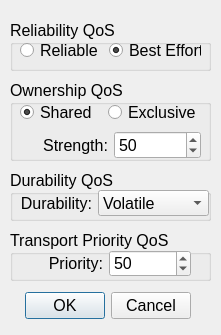
<?xml version="1.0" encoding="UTF-8"?>
<ui version="4.0">
<class>WriterQoS</class>
<widget class="QDialog" name="WriterQoS">
<property name="windowModality">
<enum>Qt::ApplicationModal</enum>
</property>
<property name="geometry">
<rect>
<x>0</x>
<y>0</y>
<width>221</width>
<height>335</height>
</rect>
</property>
<property name="windowTitle">
<string>Writer QoS</string>
</property>
<widget class="QDialogButtonBox" name="buttonBox">
<property name="geometry">
<rect>
<x>20</x>
<y>290</y>
<width>171</width>
<height>32</height>
</rect>
</property>
<property name="font">
<font>
<family>Lucida Grande</family>
<pointsize>12</pointsize>
</font>
</property>
<property name="orientation">
<enum>Qt::Horizontal</enum>
</property>
<property name="standardButtons">
<set>QDialogButtonBox::Cancel|QDialogButtonBox::Ok</set>
</property>
</widget>
<widget class="QGroupBox" name="groupBox">
<property name="geometry">
<rect>
<x>10</x>
<y>20</y>
<width>201</width>
<height>51</height>
</rect>
</property>
<property name="font">
<font>
<family>Lucida Grande</family>
<pointsize>12</pointsize>
</font>
</property>
<property name="title">
<string>Reliability QoS</string>
</property>
<widget class="QWidget" name="horizontalLayoutWidget">
<property name="geometry">
<rect>
<x>10</x>
<y>20</y>
<width>181</width>
<height>21</height>
</rect>
</property>
<property name="font">
<font>
<family>Lucida Grande</family>
<pointsize>12</pointsize>
</font>
</property>
<layout class="QHBoxLayout" name="horizontalLayout">
<item>
<widget class="QRadioButton" name="reliableRButt">
<property name="font">
<font>
<family>Lucida Grande</family>
<pointsize>12</pointsize>
</font>
</property>
<property name="text">
<string>Reliable</string>
</property>
<attribute name="buttonGroup">
<string>reliabilityButtonGroup</string>
</attribute>
</widget>
</item>
<item>
<widget class="QRadioButton" name="bestEffortRButt">
<property name="font">
<font>
<family>Lucida Grande</family>
<pointsize>12</pointsize>
</font>
</property>
<property name="text">
<string>Best Effort</string>
</property>
<property name="checked">
<bool>true</bool>
</property>
<attribute name="buttonGroup">
<string>reliabilityButtonGroup</string>
</attribute>
</widget>
</item>
</layout>
</widget>
</widget>
<widget class="QGroupBox" name="groupBox_2">
<property name="geometry">
<rect>
<x>10</x>
<y>80</y>
<width>201</width>
<height>81</height>
</rect>
</property>
<property name="font">
<font>
<family>Lucida Grande</family>
<pointsize>12</pointsize>
</font>
</property>
<property name="title">
<string>Ownership QoS</string>
</property>
<widget class="QWidget" name="verticalLayoutWidget">
<property name="geometry">
<rect>
<x>10</x>
<y>20</y>
<width>181</width>
<height>59</height>
</rect>
</property>
<property name="font">
<font>
<family>Lucida Grande</family>
<pointsize>12</pointsize>
</font>
</property>
<layout class="QVBoxLayout" name="verticalLayout">
<item>
<layout class="QHBoxLayout" name="horizontalLayout_3">
<item>
<widget class="QRadioButton" name="ownershipSharedRButt">
<property name="font">
<font>
<family>Lucida Grande</family>
<pointsize>12</pointsize>
</font>
</property>
<property name="text">
<string>Shared</string>
</property>
<property name="checked">
<bool>true</bool>
</property>
<attribute name="buttonGroup">
<string>ownershipButtonGroup</string>
</attribute>
</widget>
</item>
<item>
<widget class="QRadioButton" name="ownershipExclusiveRButt">
<property name="font">
<font>
<family>Lucida Grande</family>
<pointsize>12</pointsize>
</font>
</property>
<property name="text">
<string>Exclusive</string>
</property>
<attribute name="buttonGroup">
<string>ownershipButtonGroup</string>
</attribute>
</widget>
</item>
</layout>
</item>
<item>
<layout class="QHBoxLayout" name="horizontalLayout_2">
<item>
<widget class="QLabel" name="label">
<property name="font">
<font>
<family>Lucida Grande</family>
<pointsize>12</pointsize>
</font>
</property>
<property name="text">
<string>Strength:</string>
</property>
<property name="alignment">
<set>Qt::AlignRight|Qt::AlignTrailing|Qt::AlignVCenter</set>
</property>
</widget>
</item>
<item>
<widget class="QSpinBox" name="strengthSpinBox">
<property name="sizePolicy">
<sizepolicy hsizetype="Preferred" vsizetype="Fixed">
<horstretch>0</horstretch>
<verstretch>0</verstretch>
</sizepolicy>
</property>
<property name="font">
<font>
<family>Lucida Grande</family>
<pointsize>12</pointsize>
</font>
</property>
<property name="alignment">
<set>Qt::AlignLeading|Qt::AlignLeft|Qt::AlignVCenter</set>
</property>
<property name="value">
<number>50</number>
</property>
</widget>
</item>
</layout>
</item>
</layout>
</widget>
</widget>
<widget class="QGroupBox" name="groupBox_3">
<property name="geometry">
<rect>
<x>10</x>
<y>230</y>
<width>201</width>
<height>51</height>
</rect>
</property>
<property name="font">
<font>
<family>Lucida Grande</family>
<pointsize>12</pointsize>
</font>
</property>
<property name="title">
<string>Transport Priority QoS</string>
</property>
<widget class="QWidget" name="horizontalLayoutWidget_4">
<property name="geometry">
<rect>
<x>10</x>
<y>20</y>
<width>171</width>
<height>27</height>
</rect>
</property>
<property name="font">
<font>
<family>Lucida Grande</family>
<pointsize>12</pointsize>
</font>
</property>
<layout class="QHBoxLayout" name="horizontalLayout_5">
<item>
<widget class="QLabel" name="label_2">
<property name="font">
<font>
<family>Lucida Grande</family>
<pointsize>12</pointsize>
</font>
</property>
<property name="text">
<string>Priority:</string>
</property>
<property name="alignment">
<set>Qt::AlignRight|Qt::AlignTrailing|Qt::AlignVCenter</set>
</property>
</widget>
</item>
<item>
<widget class="QSpinBox" name="prioritySpinBox">
<property name="font">
<font>
<family>Lucida Grande</family>
<pointsize>12</pointsize>
</font>
</property>
<property name="value">
<number>50</number>
</property>
</widget>
</item>
</layout>
</widget>
</widget>
<widget class="QGroupBox" name="groupBox_4">
<property name="geometry">
<rect>
<x>10</x>
<y>170</y>
<width>201</width>
<height>51</height>
</rect>
</property>
<property name="font">
<font>
<family>Lucida Grande</family>
<pointsize>12</pointsize>
</font>
</property>
<property name="title">
<string>Durability QoS</string>
</property>
<widget class="QWidget" name="horizontalLayoutWidget_5">
<property name="geometry">
<rect>
<x>10</x>
<y>20</y>
<width>189</width>
<height>26</height>
</rect>
</property>
<property name="font">
<font>
<family>Lucida Grande</family>
<pointsize>12</pointsize>
</font>
</property>
<layout class="QHBoxLayout" name="horizontalLayout_6">
<item>
<widget class="QLabel" name="label_3">
<property name="font">
<font>
<family>Lucida Grande</family>
<pointsize>12</pointsize>
</font>
</property>
<property name="text">
<string>Durability:</string>
</property>
<property name="alignment">
<set>Qt::AlignRight|Qt::AlignTrailing|Qt::AlignVCenter</set>
</property>
</widget>
</item>
<item>
<widget class="QComboBox" name="durabilityComboBox">
<property name="font">
<font>
<family>Lucida Grande</family>
<pointsize>12</pointsize>
</font>
</property>
<item>
<property name="text">
<string>Volatile</string>
</property>
</item>
<item>
<property name="text">
<string>TransientLocal</string>
</property>
</item>
<item>
<property name="text">
<string>Transient</string>
</property>
</item>
<item>
<property name="text">
<string>Persistent</string>
</property>
</item>
</widget>
</item>
</layout>
</widget>
</widget>
</widget>
<resources/>
<connections>
<connection>
<sender>buttonBox</sender>
<signal>accepted()</signal>
<receiver>WriterQoS</receiver>
<slot>accept()</slot>
<hints>
<hint type="sourcelabel">
<x>300</x>
<y>194</y>
</hint>
<hint type="destinationlabel">
<x>157</x>
<y>218</y>
</hint>
</hints>
</connection>
<connection>
<sender>buttonBox</sender>
<signal>rejected()</signal>
<receiver>WriterQoS</receiver>
<slot>reject()</slot>
<hints>
<hint type="sourcelabel">
<x>300</x>
<y>200</y>
</hint>
<hint type="destinationlabel">
<x>286</x>
<y>218</y>
</hint>
</hints>
</connection>
</connections>
<buttongroups>
<buttongroup name="reliabilityButtonGroup"/>
<buttongroup name="ownershipButtonGroup"/>
</buttongroups>
</ui>
